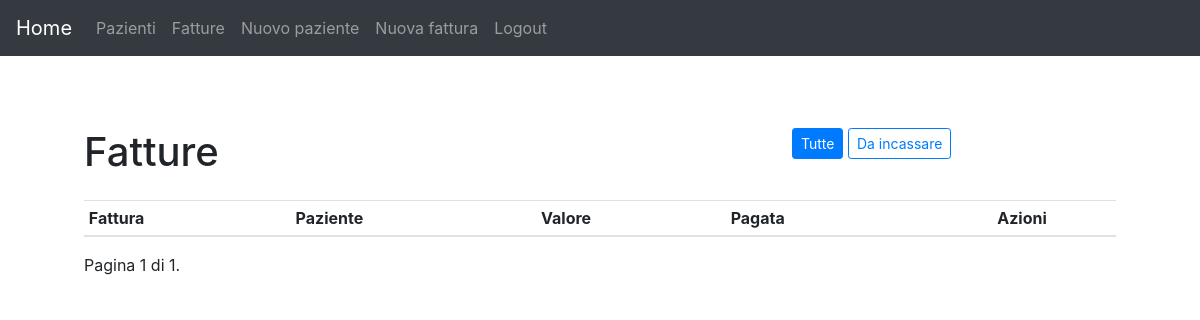
The page /gestione/fattura-non-incassate/ (signed in) on the database as committed earlier.
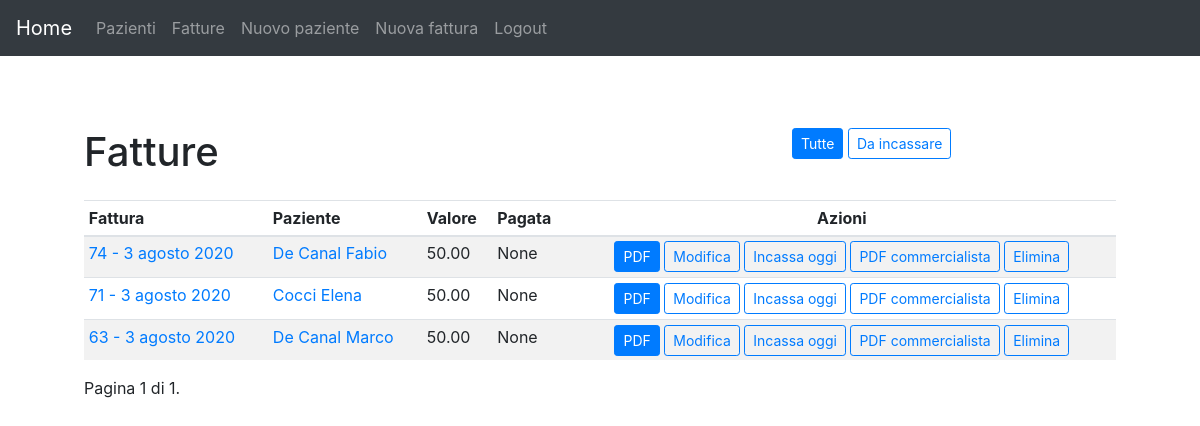
The same page on the database as committed later.
### gestione/models.py (models this page shows, shortened)
class Fattura(models.Model):
	paziente = models.ForeignKey(Paziente, on_delete = models.SET_NULL, null = True, help_text = 'Intestatario (Paziente)')
	valore = models.DecimalField(help_text = 'Valore', max_digits = 8, decimal_places = 2)
	data = models.DateField(default = date.today, help_text = 'Data <em>AAAA-MM-GG</em>.')
	data_incasso = models.DateField(help_text='Data di incasso <em>AAAA-MM-GG</em>',null=True,blank=True)
	testo = models.CharField(max_length=300,help_text='Servizio eseguito',default='Trattamento massoterapico')
	numero = models.PositiveSmallIntegerField('Numero d\'ordine', help_text = 'Numero d\'ordine')
	class Meta:
		ordering = ['-data','-numero']
	def __str__(self):
		return str(self.numero) + " - " + data_italiana(self.data)
	def get_absolute_url(self):
		return reverse('dettaglio-fattura', args=[str(self.id)])
	def date_diverse(self):
		if self.data != self.data_incasso:
			return True
		else:
			return False

class Paziente(models.Model):
	cognome = models.CharField(max_length = 100, help_text = 'Cognome')
	nome = models.CharField(max_length = 100, help_text = 'Nome')
	codfisc = models.CharField("Codice fiscale", max_length = 16, help_text = 'Codice fiscale', blank = True)
	piva = models.CharField('Partita Iva', max_length = 50, help_text = 'P. Iva', blank = True)
	paese = models.CharField('Città', max_length = 100, help_text = 'Città', blank = True)
	provincia = models.CharField(max_length = 2, help_text = 'Prov.', blank = True)
	cap = models.CharField('CAP', max_length = 5, help_text = 'CAP', blank = True)
	via = models.CharField(max_length = 100, help_text = 'Via', blank = True)
	civico = models.CharField('N. civico', max_length = 30, help_text = 'N. civico', blank = True)
	telefono = models.CharField(max_length = 25, help_text = 'Telefono', blank = True)
	email = models.EmailField(help_text = 'email', blank = True)
	data_nascita  = models.DateField('Data di nascita', help_text = 'Data di nascita <em>YYYY-MM-DD</em>.', blank = True, null=True)
	paese_nascita = models.CharField('Città di nascita', max_length = 100, help_text = 'Città di nascita', blank = True)
	provincia_nascita = models.CharField('Provincia di nascita',max_length = 2, help_text = 'Prov. di nascita', blank = True)
	prezzo = models.DecimalField(help_text = 'Prezzo', max_digits = 8, decimal_places = 2, blank = True, default = 50.00)
	ultima_modifica = models.DateTimeField(help_text = 'Ultima modifica', auto_now = True)
	class Meta:
		ordering = ['cognome','nome']
	def __str__(self):
		return ' '.join([self.cognome, self.nome])
	def get_absolute_url(self):
		return reverse('dettaglio-paziente', args=[str(self.id)])

### gestione/views.py (the view)
# urls.py: path('fattura-non-incassate/',views.FatturaNonIncassataListView.as_view(), name='fatture-non-incassate'),
class FatturaNonIncassataListView(LoginRequiredMixin, generic.ListView):
    model = Fattura
    paginate_by = 25
    template_name = 'fattura_list.html'
    permission_required = ('gestione.view_fattura','gestione.delete_fattura','gestione.view_paziente')
    def get_queryset(self):
        return Fattura.objects.filter(data_incasso=None)

### gestione/utils.py (called while the page is built)
def data_italiana(data:date):
    return str(data.day)+' '+mese[data.month]+' '+str(data.year)

### gestione/templates/gestione/fattura_list.html (shortened to what this page needs)
{% extends "generic.html" %}
{% block main-content %}
<div class="container">
<div class="row mb-3">
  <div class="col-md-8"><h1>Fatture</h1></div>
  <div class="col-md-4">
    <a class="btn btn-primary btn-sm" href="{% url 'fatture' %}">Tutte</a>
    <a class="btn btn-outline-primary btn-sm" href="{% url 'fatture-non-incassate' %}">Da incassare</a>
  </div>
</div>
  <div class="table-responsive">
    <table class="table table-striped table-sm">
      <thead>
        <tr>
          <th>Fattura</th>
          <th>Paziente</th>
          <th>Valore</th>
          <th>Pagata</th>
          <th class="text-center">Azioni</th>
        </tr>
      </thead>
      <tbody>
        {% for f in page_obj %}
        <tr>
          <td><a href="{{f.get_absolute_url}}">{{f}}</a></td>
          <td><a href="{{f.paziente.get_absolute_url}}">{{f.paziente}}</a></td>
          <td>{{f.valore}}</td>
          <td>{{f.data_incasso}}</td>
          <td class="text-center"><a class="btn btn-primary btn-sm" href="{% url 'fattura-pdf' f.id%}">PDF</a>
          <a class="btn btn-outline-primary btn-sm" href="{% url 'modifica-fattura' f.id %}">Modifica</a>
          {% if not f.data_incasso %}
          <a class="btn btn-outline-primary btn-sm" href="{% url 'incassa-oggi' f.id %}">Incassa oggi</a>
          {% endif %}
          {% if f.date_diverse %}
          <a class="btn btn-outline-primary btn-sm" href="{% url 'fattura-pdf-commercialista' f.id %}">PDF commercialista</a>
          {% endif %}
          <a class="btn btn-outline-primary btn-sm" href="{% url 'elimina-fattura' f.id %}">Elimina</a>
        </td>
        </tr>
        {% endfor %}
      </tbody>
    </table>
  </div>
  <div class="pagination">
    <span class="step-links">
        <span class="current">
            Pagina {{ page_obj.number }} di {{ page_obj.paginator.num_pages }}.
        </span>
    </span>
</div>
</div>
{% endblock main-content %}

### gestione/templates/generic.html (shortened to what this page needs)
<!DOCTYPE html>
<html lang="it">
   <head>
      <link rel="stylesheet" href="https://stackpath.bootstrapcdn.com/bootstrap/4.5.0/css/bootstrap.min.css">
   </head>
   <body>
   {% block navbar %}
<nav class="navbar navbar-expand-md navbar-dark fixed-top bg-dark">
  <a class="navbar-brand" href="{% url 'home' %}">Home</a>
  <div class="collapse navbar-collapse" id="navbarCollapse">
    <ul class="navbar-nav mr-auto">
    {% if user.is_authenticated %}
        <li class="nav-item">
        <a class="nav-link" href="{% url 'pazienti' %}">Pazienti <span class="sr-only">(current)</span></a>
      </li>
      <li class="nav-item">
        <a class="nav-link" href="{% url 'fatture' %}">Fatture </a>
      </li>
      <li class="nav-item">
        <a class="nav-link" href="{% url 'nuovo-paziente' %}">Nuovo paziente </a>
      </li>
      <li class="nav-item">
        <a class="nav-link" href="{% url 'nuova-fattura' %}">Nuova fattura </a>
      </li>
      <li class="nav-item">
        <a class="nav-link" href="{% url 'logout' %}?next={% url 'home' %}">Logout </a>
      </li>
    {% else %}
      <li class="nav-item">
        <a class="nav-link" href="{% url 'login' %}?next={{request.path}}">Login <span class="sr-only"></span></a>
      </li>
    {% endif %}
    </ul>
  </div>
</nav>
{% endblock navbar %}
<main role="main" class="container">
  <div class="starter-template">
   {% block main-content %}
   {% endblock main-content %}
   </div>
   </main>
   </body>
</html>

### gestione/templates/generic.html (style rules this page uses)
body { padding-top: 5rem; }
.starter-template { padding: 3rem 1.5rem; text-align: left; }

Rows that differ between the two databases and show on the page:
added Fattura: numero+data "74 - 3 agosto 2020", paziente "De Canal Fabio", valore "50.00", data_incasso "None", shows "Incassa oggi", shows "PDF commercialista"
added Fattura: numero+data "71 - 3 agosto 2020", paziente "Cocci Elena", valore "50.00", data_incasso "None", shows "Incassa oggi", shows "PDF commercialista"
added Fattura: numero+data "63 - 3 agosto 2020", paziente "De Canal Marco", valore "50.00", data_incasso "None", shows "Incassa oggi", shows "PDF commercialista"
